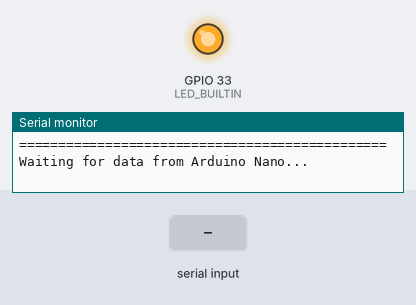
Bench run of a sketch on a simulated ESP32. On the bench: output pins drawn as LEDs (lit = HIGH), the last lines printed to the serial monitor. Inputs (shaded band) come from the test bench. WiFi joins after 1.5 s; servers stay silent unless stated; uploads are accepted with an empty reply.

Above: at 4.7 s.
4.8 s: "1\n" received over Serial
At 5.01 s:
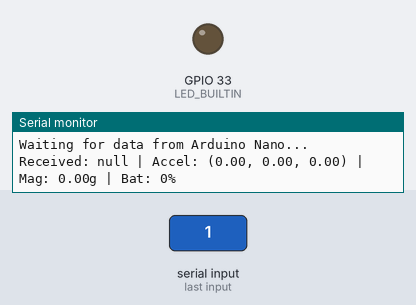
Timing chart, 0 to 7.8 s (numbered marks = the images above; inputs shaded):
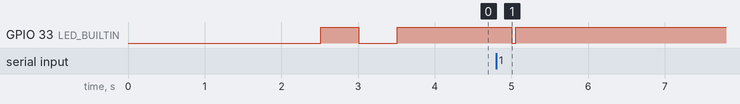

The sketch:

vibration_gateway.ino
```cpp
/*
 * ESP32-CAM Vibration Data Gateway
 * Receives vibration data from Arduino Nano via UART and sends to backend via WiFi
 *
 * Hardware:
 * - ESP32-CAM (with broken camera - camera NOT used)
 * - Connected to Arduino Nano 33 IoT via Serial
 *
 * Wiring (3 wires):
 * ═══════════════════════════════════════════════════════════
 * Arduino Nano TX (Pin 1)  →  ESP32-CAM U0R (RX/GPIO 3)  [DATA]
 * Arduino Nano GND         →  ESP32-CAM GND              [GROUND - REQUIRED]
 * Arduino Nano 5V          →  ESP32-CAM 5V               [POWER - Optional]
 *
 * Pin Label Reference:
 * - U0R on ESP32-CAM = UART0 RX = GPIO 3 ← Connect Arduino TX here
 * - U0T on ESP32-CAM = UART0 TX = GPIO 1 ← Leave disconnected
 *
 * ⚠️ IMPORTANT:
 * - DO NOT connect Arduino RX to ESP32 U0T/TX (one-way communication only)
 * - Ensure common ground connection
 * - ESP32 needs stable 5V/1A power supply
 *
 * Configuration:
 * - Update WIFI_SSID and WIFI_PASSWORD below
 * - Update BACKEND_URL if your backend is on different IP
 */

#include <WiFi.h>
#include <HTTPClient.h>
#include <ArduinoJson.h>

// ========== CONFIGURATION - UPDATE THESE ==========
const char* WIFI_SSID = "YOUR_WIFI_SSID";        // ⚠️ UPDATE THIS
const char* WIFI_PASSWORD = "YOUR_WIFI_PASSWORD"; // ⚠️ UPDATE THIS
const char* BACKEND_URL = "http://10.136.57.165:5000/api/forklift";  // Update if different

// ESP32-CAM LED
#define LED_BUILTIN 33

// Serial buffer for receiving data from Arduino
String serialBuffer = "";

// Statistics
unsigned long packetsReceived = 0;
unsigned long packetsSent = 0;
unsigned long sendErrors = 0;
unsigned long lastStatusPrint = 0;

void setup() {
  // Initialize Serial for communication with Arduino Nano
  Serial.begin(115200);

  // Initialize LED
  pinMode(LED_BUILTIN, OUTPUT);
  digitalWrite(LED_BUILTIN, LOW);

  // Wait for serial connection
  delay(2000);

  Serial.println();
  Serial.println("===============================================");
  Serial.println("  ESP32-CAM VIBRATION DATA GATEWAY");
  Serial.println("===============================================");

  // Connect to WiFi
  Serial.print("Connecting to WiFi: ");
  Serial.println(WIFI_SSID);
  WiFi.begin(WIFI_SSID, WIFI_PASSWORD);

  int attempts = 0;
  while (WiFi.status() != WL_CONNECTED && attempts < 30) {
    delay(500);
    Serial.print(".");
    digitalWrite(LED_BUILTIN, !digitalRead(LED_BUILTIN)); // Blink during connection
    attempts++;
  }
  Serial.println();

  if (WiFi.status() == WL_CONNECTED) {
    Serial.println("WiFi Connected!");
    Serial.print("IP Address: ");
    Serial.println(WiFi.localIP());
    Serial.print("Signal Strength: ");
    Serial.print(WiFi.RSSI());
    Serial.println(" dBm");
    digitalWrite(LED_BUILTIN, HIGH); // LED on when connected
  } else {
    Serial.println("WiFi Connection FAILED");
    Serial.println("Check credentials and try again");
    digitalWrite(LED_BUILTIN, LOW);
  }

  Serial.println("Backend URL: " + String(BACKEND_URL));
  Serial.println("===============================================");
  Serial.println();
  Serial.println("Waiting for data from Arduino Nano...");
  Serial.println();
}

void loop() {
  // Check WiFi connection
  if (WiFi.status() != WL_CONNECTED) {
    digitalWrite(LED_BUILTIN, LOW);
    Serial.println("WiFi disconnected! Reconnecting...");
    WiFi.reconnect();
    delay(5000);
    return;
  }

  // Read data from Arduino via Serial
  while (Serial.available()) {
    char c = Serial.read();

    if (c == '\n' || c == '\r') {
      // End of message - process the buffer
      if (serialBuffer.length() > 0) {
        processVibrationData(serialBuffer);
        serialBuffer = "";  // Clear buffer
      }
    } else {
      serialBuffer += c;
    }
  }

  // Print status every 30 seconds
  if (millis() - lastStatusPrint >= 30000) {
    lastStatusPrint = millis();
    printStatus();
  }

  delay(10);  // Small delay to prevent watchdog issues
}

void processVibrationData(String jsonData) {
  packetsReceived++;

  // Parse JSON from Arduino
  StaticJsonDocument<256> doc;
  DeserializationError error = deserializeJson(doc, jsonData);

  if (error) {
    Serial.println("JSON Parse Error: " + String(error.c_str()));
    Serial.println("Raw data: " + jsonData);
    return;
  }

  // Extract data
  String forkliftId = doc["fid"];
  float accelX = doc["x"];
  float accelY = doc["y"];
  float accelZ = doc["z"];
  float magnitude = doc["mag"];
  int battery = doc["bat"];

  // Print received data
  Serial.print("Received: ");
  Serial.print(forkliftId);
  Serial.print(" | Accel: (");
  Serial.print(accelX, 2); Serial.print(", ");
  Serial.print(accelY, 2); Serial.print(", ");
  Serial.print(accelZ, 2);
  Serial.print(") | Mag: ");
  Serial.print(magnitude, 2);
  Serial.print("g | Bat: ");
  Serial.print(battery);
  Serial.println("%");

  // Send to backend
  sendToBackend(forkliftId, accelX, accelY, accelZ, magnitude, battery);
}

void sendToBackend(String forkliftId, float x, float y, float z, float mag, int battery) {
  if (WiFi.status() != WL_CONNECTED) {
    Serial.println("Cannot send: WiFi not connected");
    sendErrors++;
    return;
  }

  HTTPClient http;

  // Build URL
  String url = String(BACKEND_URL) + "/" + forkliftId + "/data";

  // Start HTTP POST
  http.begin(url);
  http.addHeader("Content-Type", "application/json");

  // Build JSON payload
  StaticJsonDocument<256> payload;
  payload["vibration_x"] = x;
  payload["vibration_y"] = y;
  payload["vibration_z"] = z;
  payload["magnitude"] = mag;
  payload["battery_level"] = battery;

  String jsonString;
  serializeJson(payload, jsonString);

  // Send POST request
  int httpCode = http.POST(jsonString);

  if (httpCode > 0) {
    if (httpCode == HTTP_CODE_OK || httpCode == 201) {
      packetsSent++;
      digitalWrite(LED_BUILTIN, LOW);
      delay(50);
      digitalWrite(LED_BUILTIN, HIGH);  // Quick blink on success
    } else {
      Serial.print("HTTP Error: ");
      Serial.println(httpCode);
      sendErrors++;
    }
  } else {
    Serial.print("HTTP Request Failed: ");
    Serial.println(http.errorToString(httpCode));
    sendErrors++;
  }

  http.end();
}

void printStatus() {
  Serial.println();
  Serial.println("=== STATUS ===");
  Serial.print("WiFi: ");
  Serial.print(WiFi.status() == WL_CONNECTED ? "Connected" : "Disconnected");
  Serial.print(" (RSSI: ");
  Serial.print(WiFi.RSSI());
  Serial.println(" dBm)");
  Serial.print("Packets Received: ");
  Serial.println(packetsReceived);
  Serial.print("Packets Sent: ");
  Serial.println(packetsSent);
  Serial.print("Send Errors: ");
  Serial.println(sendErrors);
  Serial.print("Success Rate: ");
  if (packetsReceived > 0) {
    Serial.print((packetsSent * 100.0) / packetsReceived);
    Serial.println("%");
  } else {
    Serial.println("N/A");
  }
  Serial.println("==============");
  Serial.println();
}
```

Measured:
- after the input at 4.8 s, GPIO 33 (LED_BUILTIN): HIGH → LOW after 0.21 s, → HIGH 0.05 s later
